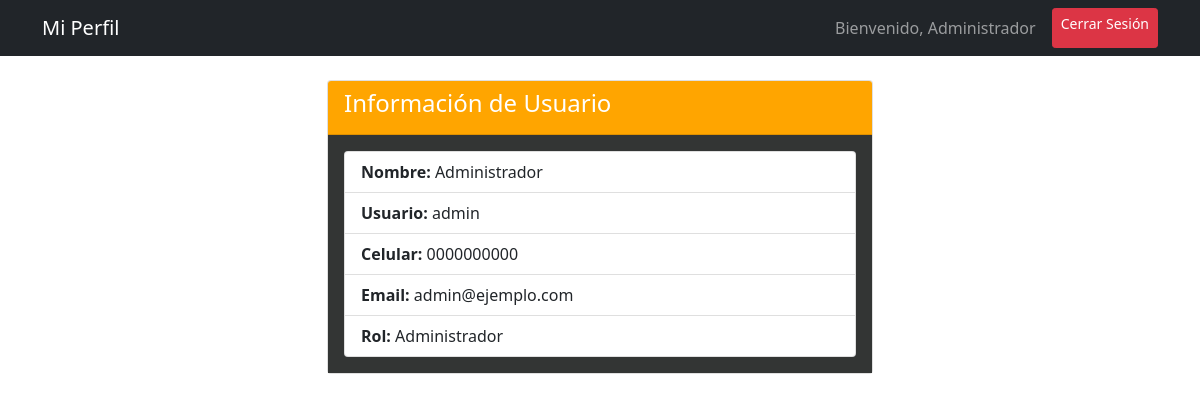
The page /perfil (signed in) on the database its author committed.
### models.py (models this page shows)
class Usuario(UserMixin, db.Model):
    __tablename__ = 'usuarios'  # Cambiado a 'usuarios' (plural) para evitar conflicto
    id = db.Column(db.Integer, primary_key=True)
    nombre = db.Column(db.String(100), nullable=False)
    usuario = db.Column(db.String(50), unique=True, nullable=False)
    celular = db.Column(db.String(20), nullable=False)
    email = db.Column(db.String(100), unique=True, nullable=False)
    password_hash = db.Column(db.String(200), nullable=False)  # Cambiado de 'password' a 'password_hash'
    es_admin = db.Column(db.Boolean, default=False)
    fecha_registro = db.Column(db.DateTime, default=datetime.utcnow)

### app.py (the view)
@app.route('/perfil')
@login_required
def perfil():
    return render_template('perfil.html', usuario=current_user)

### app.py (called while the page is built)
@login_manager.user_loader
def load_user(user_id):
    return Usuario.query.get(int(user_id))

### templates/perfil.html (shortened to what this page needs)
<!DOCTYPE html>
<html lang="es">
<head>
    <link href="https://cdn.jsdelivr.net/npm/bootstrap@5.1.3/dist/css/bootstrap.min.css" rel="stylesheet">
</head>
<body>
    <nav class="navbar navbar-dark bg-dark">
        <div class="container">
            <span class="navbar-brand">Mi Perfil</span>
            <div class="d-flex">
                <span class="navbar-text me-3">Bienvenido, {{ usuario.nombre }}</span>
                <a href="{{ url_for('logout') }}" class="btn btn-danger btn-sm">Cerrar Sesión</a>
            </div>
        </div>
    </nav>
    <div class="container mt-4">
        <div class="row justify-content-center">
            <div class="col-md-6">
                <div class="card">
                    <div class="card-header text-white" style="background-color: orange;">
                        <h4>Información de Usuario</h4>
                    </div>
                    <div class="card-body" style="background-color: rgb(51, 53, 52);">
                        <ul class="list-group">
                            <li class="list-group-item"><strong>Nombre:</strong> {{ usuario.nombre }}</li>
                            <li class="list-group-item"><strong>Usuario:</strong> {{ usuario.usuario }}</li>
                            <li class="list-group-item"><strong>Celular:</strong> {{ usuario.celular }}</li>
                            <li class="list-group-item"><strong>Email:</strong> {{ usuario.email }}</li>
                            <li class="list-group-item"><strong>Rol:</strong>
                                {% if usuario.es_admin %}
                                    Administrador
                                {% else %}
                                    Usuario Normal
                                {% endif %}
                            </li>
                        </ul>
                    </div>
                </div>
            </div>
        </div>
    </div>
</body>
</html>

### rows shown on the page
Usuario: nombre "Administrador", usuario "admin", celular "0000000000", email "admin@ejemplo.com"
